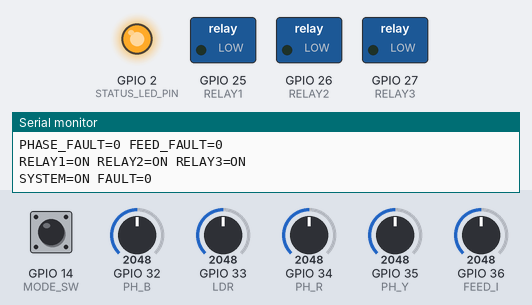
Simulated run of this sketch. Board: ESP32. Parts: switched loads named in the sketch (green lamp = pin HIGH), output pins drawn as LEDs (lit = HIGH), the last lines printed to the serial monitor. Inputs (shaded band) come from the test bench; at power-on: GPIO 32 (PH_B) = 2048, GPIO 14 (MODE_SW) LOW, GPIO 33 (LDR) = 2048, GPIO 34 (PH_R) = 2048, GPIO 35 (PH_Y) = 2048, GPIO 36 (FEED_I) = 2048 (analog values on the 0–4095 scale).

Above: at 1.2 s.
1.3 s: GPIO 32 (PH_B) set to 940
2.8 s: GPIO 32 (PH_B) set to 830
At 3.4 s:
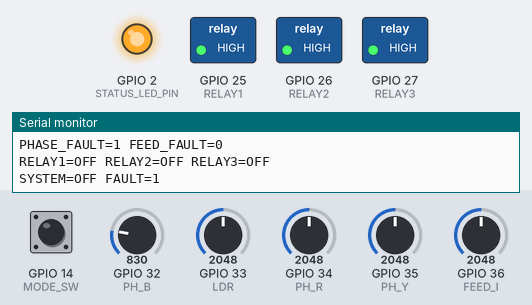
8.8 s: GPIO 32 (PH_B) set to 1040
At 9.9 s:
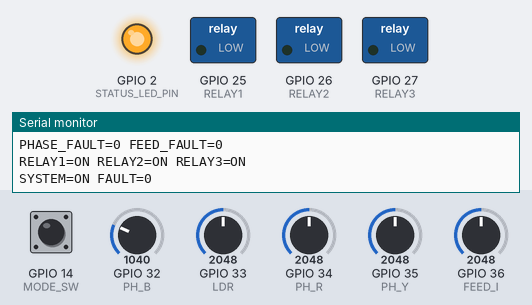
10.3 s: GPIO 32 (PH_B) set to 860
At 11.18 s:
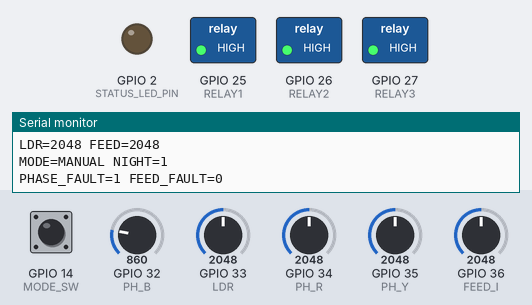
Timing chart, 0 to 14.3 s (numbered marks = the images above; inputs shaded):
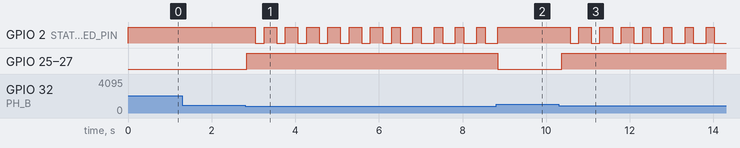

The sketch:

sketch.ino
```cpp
#include <Arduino.h>

// ================= SENSOR INPUTS =================
const int PH_R = 34;
const int PH_Y = 35;
const int PH_B = 32;
const int LDR = 33;
const int FEED_I = 36;

// ================= RELAY OUTPUTS =================
const int RELAY1 = 25;
const int RELAY2 = 26;
const int RELAY3 = 27;

const int STATUS_LED_PIN = 2;
const int MODE_SW = 14;

// Wokwi default relay: LOW activates COM-to-NO
const int RELAY_ON = LOW;
const int RELAY_OFF = HIGH;

// ================= THRESHOLDS =================
const int PHASE_MIN = 900;
const int DARK_TH = 3000;
const int FEED_MIN = 200;

bool manual = false;

// ================= RELAY CONTROL =================
void controlStreetlights(bool lamp1,
                         bool lamp2,
                         bool lamp3) {

  digitalWrite(RELAY1, lamp1 ? RELAY_ON : RELAY_OFF);
  digitalWrite(RELAY2, lamp2 ? RELAY_ON : RELAY_OFF);
  digitalWrite(RELAY3, lamp3 ? RELAY_ON : RELAY_OFF);
}

void setup() {

  Serial.begin(115200);

  pinMode(RELAY1, OUTPUT);
  pinMode(RELAY2, OUTPUT);
  pinMode(RELAY3, OUTPUT);

  pinMode(STATUS_LED_PIN, OUTPUT);
  pinMode(MODE_SW, INPUT_PULLUP);

  analogReadResolution(12);

  // Keep all relays OFF during startup
  controlStreetlights(false, false, false);

  Serial.println("================================");
  Serial.println(" SMARTSTREET 360 - PS000059");
  Serial.println(" 3-CHANNEL RELAY SYSTEM");
  Serial.println("================================");
}

// ================= MAIN LOOP =================
void loop() {

  // Read sensors
  int r = analogRead(PH_R);
  int y = analogRead(PH_Y);
  int b = analogRead(PH_B);

  int light = analogRead(LDR);
  int feed = analogRead(FEED_I);

  // Detect phase failure
  bool phaseFail =
      (r < PHASE_MIN ||
       y < PHASE_MIN ||
       b < PHASE_MIN);

  // Detect day and night
  bool night = (light < DARK_TH);

  // Switch LOW = Manual ON
  // Switch HIGH = Automatic
  manual = (digitalRead(MODE_SW) == LOW);

  // Determine system operation
  bool systemOn = manual || night;

  // Safety shutdown
  bool feederFault = (feed < FEED_MIN);
  bool alarm = phaseFail || feederFault;

  if (alarm) {
    systemOn = false;
  }

  // Control three independent relays
  controlStreetlights(
      systemOn,
      systemOn,
      systemOn
  );

  // Fault indicator
  digitalWrite(
      STATUS_LED_PIN,
      alarm ? ((millis() / 250) % 2) : HIGH
  );

  // Serial monitoring
  static unsigned long lastTime = 0;

  if (millis() - lastTime >= 1000) {

    lastTime = millis();

    Serial.println("--------------------------------");

    Serial.printf(
      "PHASE R=%d Y=%d B=%d\n", r, y, b
    );

    Serial.printf(
      "LDR=%d FEED=%d\n", light, feed
    );

    Serial.printf(
      "MODE=%s NIGHT=%d\n",
      manual ? "MANUAL" : "AUTO",
      night
    );

    Serial.printf(
      "PHASE_FAULT=%d FEED_FAULT=%d\n",
      phaseFail, feederFault
    );

    Serial.printf(
      "RELAY1=%s RELAY2=%s RELAY3=%s\n",
      systemOn ? "ON" : "OFF",
      systemOn ? "ON" : "OFF",
      systemOn ? "ON" : "OFF"
    );

    Serial.printf(
      "SYSTEM=%s FAULT=%d\n",
      systemOn ? "ON" : "OFF",
      alarm
    );
  }

  delay(100);
}
```

Measured:
- the behaviour switches between 900 and 899 on GPIO 32 (PH_B) (found by bisection; images 0 and 1)
- after the input at 2.8 s, GPIO 2 (STATUS_LED_PIN): goes 6 × (LOW 0.21 s, HIGH 0.30 s), LOW 0.21 s, 4 × (HIGH 0.20 s, LOW 0.30 s), HIGH 0.20 s, then LOW, starting after 0.24 s; GPIO 25 (RELAY1), GPIO 26 (RELAY2), GPIO 27 (RELAY3): LOW → HIGH at once
- after the input at 8.8 s, GPIO 2 (STATUS_LED_PIN): goes on until 8.8 s, then stays HIGH; GPIO 25 (RELAY1), GPIO 26 (RELAY2), GPIO 27 (RELAY3): HIGH → LOW at once
- after the input at 10.3 s, GPIO 2 (STATUS_LED_PIN): goes 3 × (LOW 0.20 s, HIGH 0.30 s), LOW 0.21 s, 3 × (HIGH 0.20 s, LOW 0.30 s), HIGH 0.20 s, then LOW, starting after 0.27 s; GPIO 25 (RELAY1), GPIO 26 (RELAY2), GPIO 27 (RELAY3): LOW → HIGH after 0.07 s
